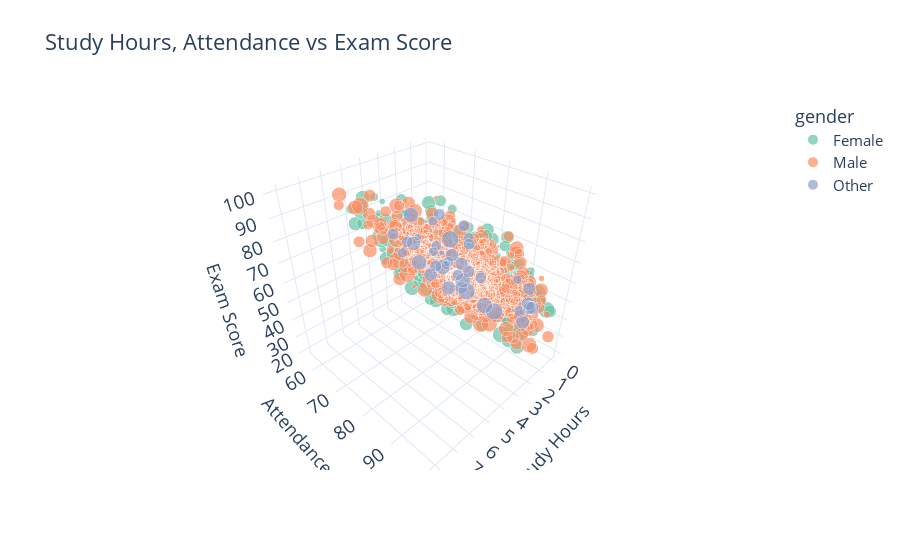

The cell this chart's notebook holds for it:
### Code cell
fig = px.scatter_3d(
    df,
    x='study_hours_per_day',
    y='attendance_percentage',
    z='exam_score',
    color='gender',
    size='social_media_hours',
    title='Study Hours, Attendance vs Exam Score',
    labels={
        'study_hours_per_day': 'Study Hours',
        'attendance_percentage': 'Attendance (%)',
        'exam_score': 'Exam Score'
    }
)
fig.update_layout(
    title_font_size=22,
    font=dict(size=15),
)
fig.show()

### Figure 1 — Plotly figure (JSON) as saved in the notebook; plotly's stock layout.template omitted (floating-point values rounded to 4 significant figures; data arrays with more than 128 entries replaced by an {"elided": "..."} marker saying what was removed)
{"data": [{"hovertemplate": "gender=Female<br>Study Hours=%{x}<br>Attendance (%)=%{y}<br>Exam Score=%{z}<br>social_media_hours=%{marker.size}<extra></extra>", "legendgroup": "Female", "marker": {"color": "rgb(102,194,165)", "size": {"elided": "481 float values"}, "sizemode": "area", "sizeref": 0.018, "symbol": "circle"}, "mode": "markers", "name": "Female", "scene": "scene", "showlegend": true, "type": "scatter3d", "x": {"elided": "481 float values"}, "y": {"elided": "481 float values"}, "z": {"elided": "481 float values"}}, {"hovertemplate": "gender=Male<br>Study Hours=%{x}<br>Attendance (%)=%{y}<br>Exam Score=%{z}<br>social_media_hours=%{marker.size}<extra></extra>", "legendgroup": "Male", "marker": {"color": "rgb(252,141,98)", "size": {"elided": "477 float values"}, "sizemode": "area", "sizeref": 0.018, "symbol": "circle"}, "mode": "markers", "name": "Male", "scene": "scene", "showlegend": true, "type": "scatter3d", "x": {"elided": "477 float values"}, "y": {"elided": "477 float values"}, "z": {"elided": "477 float values"}}, {"hovertemplate": "gender=Other<br>Study Hours=%{x}<br>Attendance (%)=%{y}<br>Exam Score=%{z}<br>social_media_hours=%{marker.size}<extra></extra>", "legendgroup": "Other", "marker": {"color": "rgb(141,160,203)", "size": [4.9, 2.3, 3.1, 4.9, 3.2, 3.4, 3.2, 2.5, 4.3, 0.9, 3.8, 1.8, 4, 2.4, 3.2, 3.4, 2.9, 1.9, 4.9, 3, 1.5, 2.8, 1.4, 2.9, 1.6, 2.2, 4, 2, 2.2, 2.2, 0.5, 2.2, 1.4, 3.8, 0, 1.8, 3, 2.3, 2.9, 1.7, 2.3, 0.2], "sizemode": "area", "sizeref": 0.018, "symbol": "circle"}, "mode": "markers", "name": "Other", "scene": "scene", "showlegend": true, "type": "scatter3d", "x": [2, 4.9, 1.5, 2.6, 3.2, 4.3, 3, 2.9, 3.3, 5.1, 5.3, 3.5, 4.9, 4.2, 2.9, 4, 2.7, 3.1, 4.7, 3.8, 4.6, 3.1, 3.8, 3.3, 5.6, 3.1, 2.9, 2.8, 4.3, 4.2, 4.9, 4.6, 4, 4.5, 4.7, 2.7, 3, 2.7, 1.7, 4.1, 3.5, 1.7], "y": [88.3, 84.5, 96.2, 82.1, 100, 73.8, 100, 83.7, 90.4, 79.7, 79, 85.8, 91, 80.1, 100, 83, 80.9, 78.5, 86.4, 76.4, 81.5, 100, 81.2, 83.3, 86.5, 88, 67.6, 80.1, 71.8, 89, 85.3, 68.8, 100, 83.6, 62, 72.5, 79, 97.4, 97.3, 68.8, 84.3, 83.5], "z": [43.9, 98.7, 51.3, 52.1, 57.6, 76.8, 65.3, 65.2, 56.4, 87, 96.3, 85, 77, 70.7, 63, 61.7, 53.4, 66.6, 89.6, 61.5, 80.2, 72.8, 70.4, 70.4, 100, 66.9, 56.4, 59.9, 76, 87.5, 83.9, 78.5, 81.1, 74.6, 67.5, 68.2, 69.8, 57.4, 53.6, 67.5, 89.1, 56.4]}], "layout": {"font": {"size": 15}, "height": 550, "legend": {"itemsizing": "constant", "title": {"text": "gender"}, "tracegroupgap": 0}, "scene": {"domain": {"x": [0, 1], "y": [0, 1]}, "xaxis": {"title": {"text": "Study Hours"}}, "yaxis": {"title": {"text": "Attendance (%)"}}, "zaxis": {"title": {"text": "Exam Score"}}}, "title": {"font": {"size": 22}, "text": "Study Hours, Attendance vs Exam Score"}, "width": 900}}
